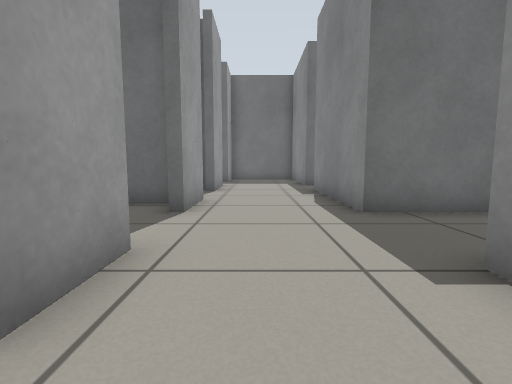
[1] (above)

18 first-person views from a walk through a world built for the Gazebo simulator. The camera is 0.5 m above the floor, tilts 6° down and sees 85° across. The floor is counted in squares, 0.5 m on a side. Each view is taken from the middle of a square. On the plan, view 1 faces up. The plan holds only what a view shows up to about 11 squares ahead; the rest is blank.

[2]
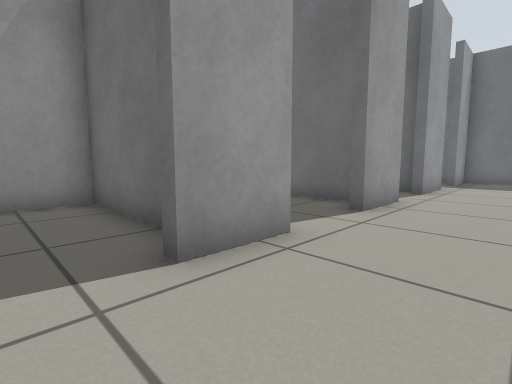

[3]
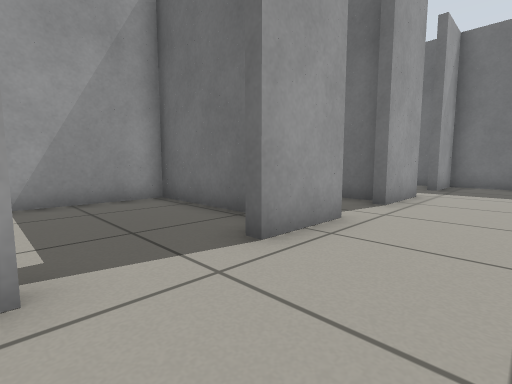

[4]
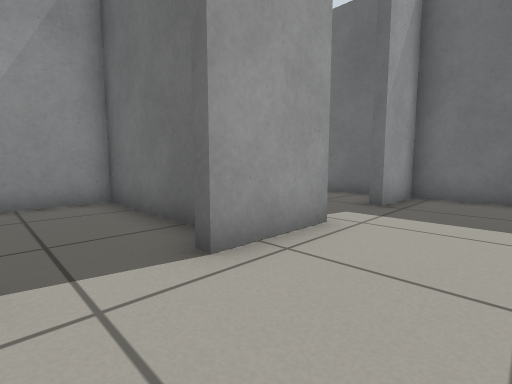

[5]
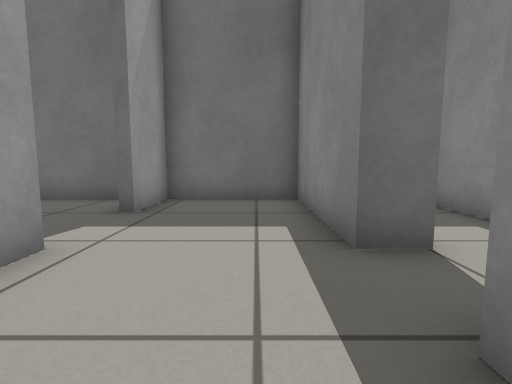

[6]
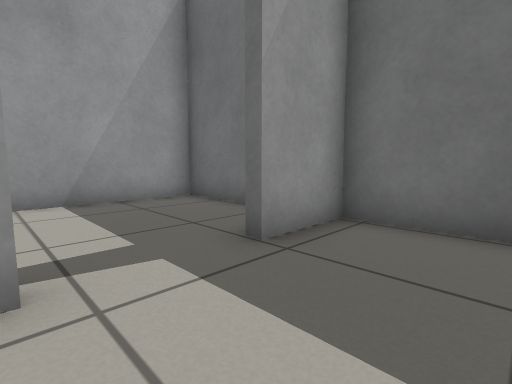

[7]
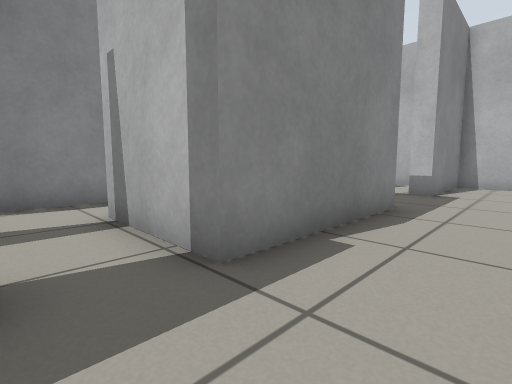

[8]
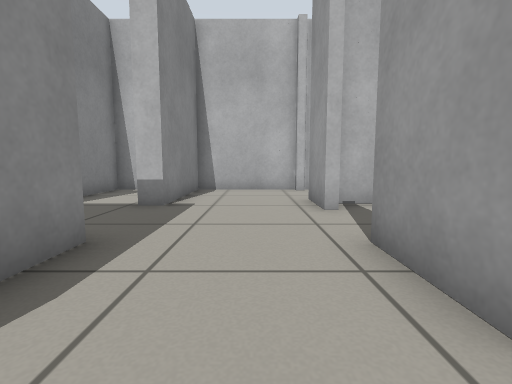

[9]
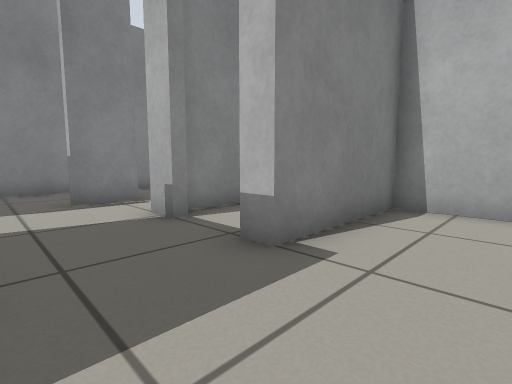

[10]
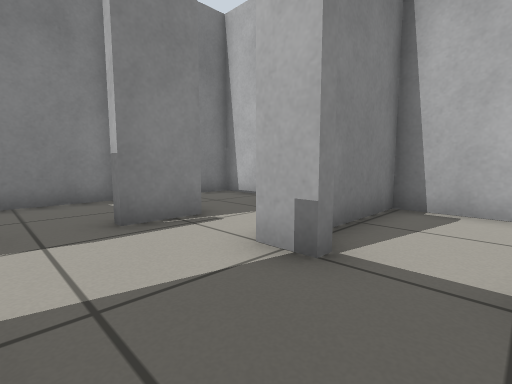

[11]
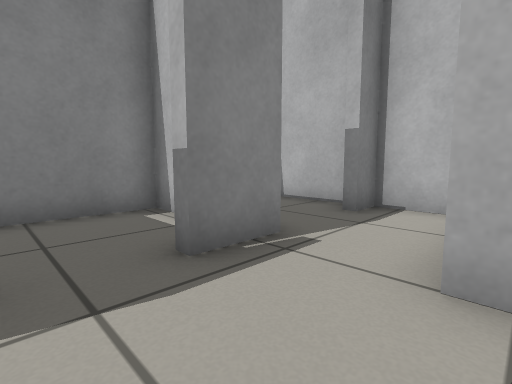

[12]
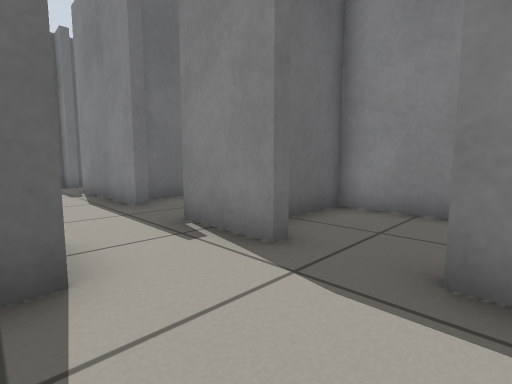

[13]
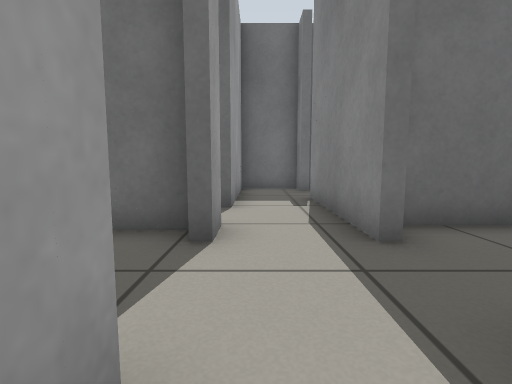

[14]
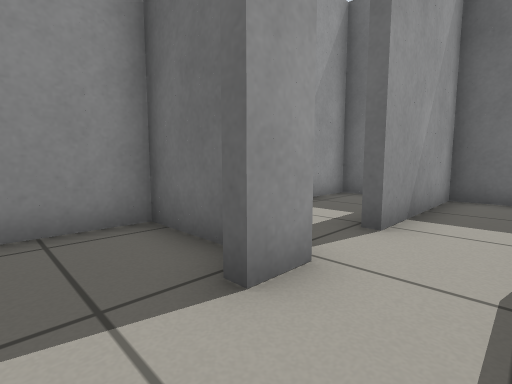

[15]
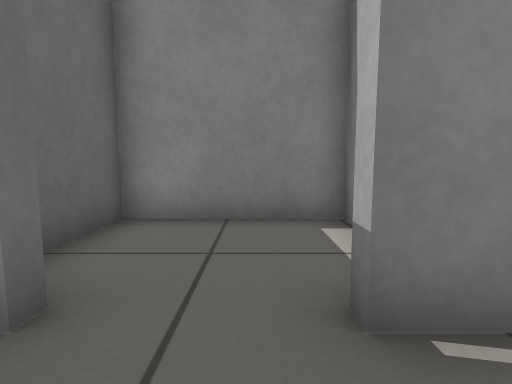

[16]
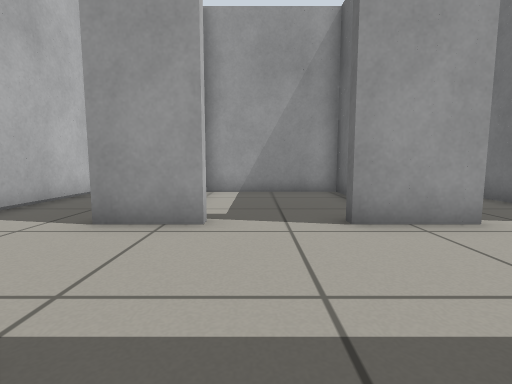

[17]
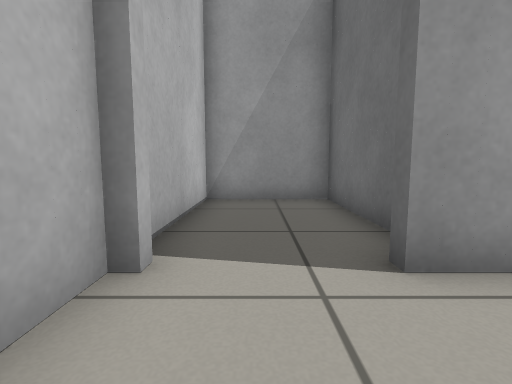

[18]
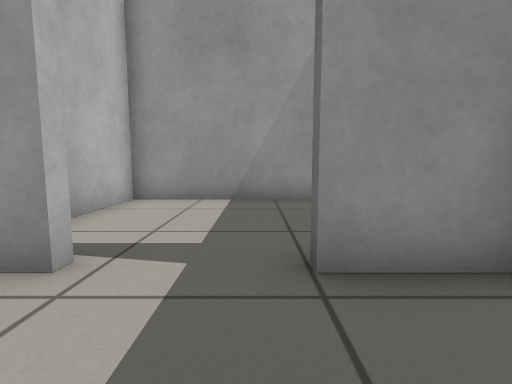

### Floor plan
Points are (right, up) in squares from view 1. A wall is a line through its corners. A room is listed if a view was taken in it or the views show most of it. See-through windows are left out.
Room 1 (views 1, 2, 17)
walls: (-1.9, -1) (-1.4, -1); (-1.5, -1.4) (2.1, -1.4) (2.1, 2.5); (-2.9, 2) (-6.5, 2) (-6.5, -1.4) (-1.8, -1.4); (-1.4, 3.2) (-1.4, 1.2)
ways out: opening at (0, 2) to room 2
Room 2 (views 3, 9)
walls: (2.1, 2.5) (2.8, 2.5)
ways out: opening at (0, 2) to room 1; opening at (0, 6.5) to room 3; opening at (2, 4) to room 5; opening at (-2, 4.5) to room 9
Room 3 (views 4, 5, 8)
walls: (-1.4, 7.8) (-1.4, 5.5); (-1.8, 10.3) (-6.5, 10.3) (-6.5, 8.2); (2.1, 5.5) (2.1, 10.3)
ways out: opening at (0, 6.5) to room 2; opening at (0, 10) to room 4
Room 4 (views 6, 7)
walls: (2.1, 10.3) (3.6, 10.3); (3.1, 12.2) (2.1, 12.2); (-1.4, 12.2) (-1.4, 9.8)
ways out: opening at (0, 10) to room 3; opening at (0, 12) to room 7; opening at (2.5, 11) to room 12
Room 5 (views 10, 11, 12, 16)
walls: (4.5, 2.1) (4.5, 2.5) (5.5, 2.5); (3.2, -1.4) (5.1, -1.4) (5.1, 2); (5.5, 5.5) (2.1, 5.5)
ways out: opening at (2, 4) to room 2; opening at (5, 4) to room 11
Room 6 (views 13, 14, 15)
walls: (7.5, 9.4) (7.5, 10.6); (5.1, 10.1) (2.5, 10.1) (2.5, 8.1); (5.5, 10.3) (5.5, 9.4); (7.5, 5.1) (7.5, 7.4); (10.8, 6.4) (10.8, 10.3) (8.2, 10.3)
low walls: (5.5, 7.1) (5.5, 6.5)
ways out: opening at (6.5, 6.5) to room 11; opening at (6.5, 10) to room 14
Room 7 (view 18)
walls: (2.1, 12.2) (2.1, 16.7) (-1.4, 16.7) (-1.4, 14.5)
ways out: opening at (0, 12) to room 4; opening at (-2, 13.5) to room 8
Room 8 (no view inside)
walls: (-2.6, 16.7) (-6.5, 16.7) (-6.5, 10.7) (-3.9, 10.7)
ways out: opening at (-2, 13.5) to room 7
Room 9 (no view inside)
walls: (-2, 6.8) (-6.5, 6.8) (-6.5, 2.2); (-1.9, 3.2) (-1.4, 3.2); (-2.9, 2.2) (-2, 2.2)
ways out: opening at (-2, 4.5) to room 2
Room 10 (no view inside)
walls: (8.2, -1.4) (10.8, -1.4) (10.8, 0.6); (6.1, -1.4) (7.5, -1.4) (7.5, -0.4)
ways out: opening at (6.5, 2) to room 11
Room 11 (no view inside)
walls: (7.5, 1.9) (7.5, 3.5); (10, 2.2) (10.8, 2.2) (10.8, 6.1) (8.9, 6.1)
ways out: opening at (5, 4) to room 5; opening at (6.5, 6.5) to room 6; opening at (6.5, 2) to room 10
Room 12 (no view inside)
walls: (5.1, 13.8) (5.1, 15.5); (3.2, 16.7) (2.5, 16.7) (2.5, 14.9); (3.6, 10.3) (5.5, 10.3)
ways out: opening at (2.5, 11) to room 4; opening at (5, 11.5) to room 14
Room 13 (no view inside)
walls: (7.5, 15.6) (7.5, 16.7) (5.5, 16.7) (5.5, 13.6)
ways out: opening at (6.5, 13) to room 14; opening at (8, 14.5)
Room 14 (no view inside)
walls: (5.5, 13.6) (5.5, 12.1); (7.5, 10.6) (7.5, 14)
ways out: opening at (6.5, 10) to room 6; opening at (5, 11.5) to room 12; opening at (6.5, 13) to room 13

Positions as (right, up) in squares from view 1, and headings:
1: (0, 0), facing up
2: (1, 0), facing up-left
3: (1, 3), facing up-left
4: (1, 8), facing up-left
5: (1, 9), facing up
6: (1, 12), facing up-left
7: (0, 12), facing down-right
8: (0, 9), facing down
9: (0, 5), facing down-right
10: (3, 5), facing down-right
11: (5, 5), facing down-right
12: (5, 3), facing up-right
13: (6, 6), facing up
14: (7, 8), facing up-left
15: (6, 8), facing right
16: (3, 4), facing left
17: (1, 0), facing left
18: (1, 14), facing left
